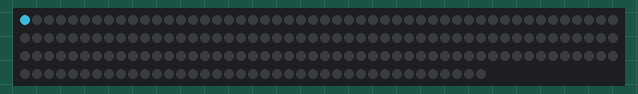
Simulated run of this sketch. Board: Arduino Uno, built with avr-gcc and run on an emulated ATmega328P. Shown: 189 RGB LEDs in strip order, left to right, continuing on the next row. Dim RGB values are drawn brighter than linear; colours are those a GRB WS2812 strip shows for the declared byte order.

Above: at 0.16 s.
At 8.36 s:
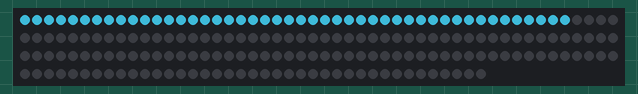
At 16.57 s:
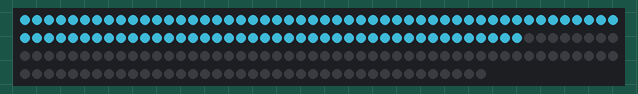
At 24.76 s:
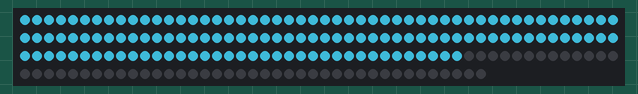
At 33.0 s:
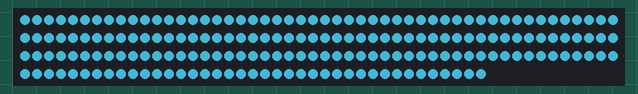

The sketch:

led_strip.ino
```cpp
#include <FastLED.h>

// How many leds in your strip?
#define NUM_LEDS 189

// For led chips like WS2812, which have a data line, ground, and power, you just
// need to define DATA_PIN.  For led chipsets that are SPI based (four wires - data, clock,
// ground, and power), like the LPD8806 define both DATA_PIN and CLOCK_PIN
// Clock pin only needed for SPI based chipsets when not using hardware SPI
#define DATA_PIN 3
#define CLOCK_PIN 13

int FSRanalogpin = A0; //declares the FSR @analogpin A0
int FSRvalue = 0;

// Define the array of leds
CRGB leds[NUM_LEDS];

void(* resetFunc) (void) = 0;

void setup() {
    // Uncomment/edit one of the following lines for your leds arrangement.
    // ## Clockless types ##
    //FastLED.addLeds<NEOPIXEL, DATA_PIN>(leds, NUM_LEDS);  // GRB ordering is assumed
    // FastLED.addLeds<SM16703, DATA_PIN, RGB>(leds, NUM_LEDS);
    // FastLED.addLeds<TM1829, DATA_PIN, RGB>(leds, NUM_LEDS);
    // FastLED.addLeds<TM1812, DATA_PIN, RGB>(leds, NUM_LEDS);
    // FastLED.addLeds<TM1809, DATA_PIN, RGB>(leds, NUM_LEDS);
    // FastLED.addLeds<TM1804, DATA_PIN, RGB>(leds, NUM_LEDS);
    // FastLED.addLeds<TM1803, DATA_PIN, RGB>(leds, NUM_LEDS);
    // FastLED.addLeds<UCS1903, DATA_PIN, RGB>(leds, NUM_LEDS);
    // FastLED.addLeds<UCS1903B, DATA_PIN, RGB>(leds, NUM_LEDS);
    // FastLED.addLeds<UCS1904, DATA_PIN, RGB>(leds, NUM_LEDS);
    // FastLED.addLeds<UCS2903, DATA_PIN, RGB>(leds, NUM_LEDS);
    FastLED.addLeds<WS2812, DATA_PIN, RGB>(leds, NUM_LEDS);  // GRB ordering is typical
    // FastLED.addLeds<WS2852, DATA_PIN, RGB>(leds, NUM_LEDS);  // GRB ordering is typical
    // FastLED.addLeds<WS2812B, DATA_PIN, RGB>(leds, NUM_LEDS);  // GRB ordering is typical
    // FastLED.addLeds<GS1903, DATA_PIN, RGB>(leds, NUM_LEDS);
    // FastLED.addLeds<SK6812, DATA_PIN, RGB>(leds, NUM_LEDS);  // GRB ordering is typical
    // FastLED.addLeds<SK6822, DATA_PIN, RGB>(leds, NUM_LEDS);
    // FastLED.addLeds<APA106, DATA_PIN, RGB>(leds, NUM_LEDS);
    // FastLED.addLeds<PL9823, DATA_PIN, RGB>(leds, NUM_LEDS);
    // FastLED.addLeds<SK6822, DATA_PIN, RGB>(leds, NUM_LEDS);
    // FastLED.addLeds<WS2811, DATA_PIN, RGB>(leds, NUM_LEDS);
    // FastLED.addLeds<WS2813, DATA_PIN, RGB>(leds, NUM_LEDS);
    // FastLED.addLeds<APA104, DATA_PIN, RGB>(leds, NUM_LEDS);
    // FastLED.addLeds<WS2811_400, DATA_PIN, RGB>(leds, NUM_LEDS);
    // FastLED.addLeds<GE8822, DATA_PIN, RGB>(leds, NUM_LEDS);
    // FastLED.addLeds<GW6205, DATA_PIN, RGB>(leds, NUM_LEDS);
    // FastLED.addLeds<GW6205_400, DATA_PIN, RGB>(leds, NUM_LEDS);
    // FastLED.addLeds<LPD1886, DATA_PIN, RGB>(leds, NUM_LEDS);
    // FastLED.addLeds<LPD1886_8BIT, DATA_PIN, RGB>(leds, NUM_LEDS);
    // ## Clocked (SPI) types ##
    // FastLED.addLeds<LPD6803, DATA_PIN, CLOCK_PIN, RGB>(leds, NUM_LEDS);  // GRB ordering is typical
    // FastLED.addLeds<LPD8806, DATA_PIN, CLOCK_PIN, RGB>(leds, NUM_LEDS);  // GRB ordering is typical
    // FastLED.addLeds<WS2801, DATA_PIN, CLOCK_PIN, RGB>(leds, NUM_LEDS);
    // FastLED.addLeds<WS2803, DATA_PIN, CLOCK_PIN, RGB>(leds, NUM_LEDS);
    // FastLED.addLeds<SM16716, DATA_PIN, CLOCK_PIN, RGB>(leds, NUM_LEDS);
    // FastLED.addLeds<P9813, DATA_PIN, CLOCK_PIN, RGB>(leds, NUM_LEDS);  // BGR ordering is typical
    // FastLED.addLeds<DOTSTAR, DATA_PIN, CLOCK_PIN, RGB>(leds, NUM_LEDS);  // BGR ordering is typical
    // FastLED.addLeds<APA102, DATA_PIN, CLOCK_PIN, RGB>(leds, NUM_LEDS);  // BGR ordering is typical
    // FastLED.addLeds<SK9822, DATA_PIN, CLOCK_PIN, RGB>(leds, NUM_LEDS);  // BGR ordering is typical
    Serial.begin(9600);
}

void loop() {
  /*FSRvalue = analogRead(FSRanalogpin);
  Serial.println(FSRvalue);
  if (FSRvalue > 80) {
    juegoLuces();
    FSRvalue = 0;
  }
  //Serial.println(FSRvalue);
  delay(200);*/
  juegoLuces();
}

void juegoLuces() {
  for (int i = 0; i < NUM_LEDS; i++) {
    leds[i] = CRGB(120, 40, 140);
    //leds[i] = CRGB(0, 0, 255);
    FastLED.show();
    delay(5);
  }
  delay(5000);
  //Serial.println(FSRvalue);
  FastLED.clear();
  FastLED.show();
  //resetFunc();
  //asm("jmp 0x0000");

}
//void(* resetFunc) (void) = 0; //declare reset function @ address 0
```

Measured:
- what the display in image 4 shows lasts 5.0 s, from 32.9 s to 37.9 s
